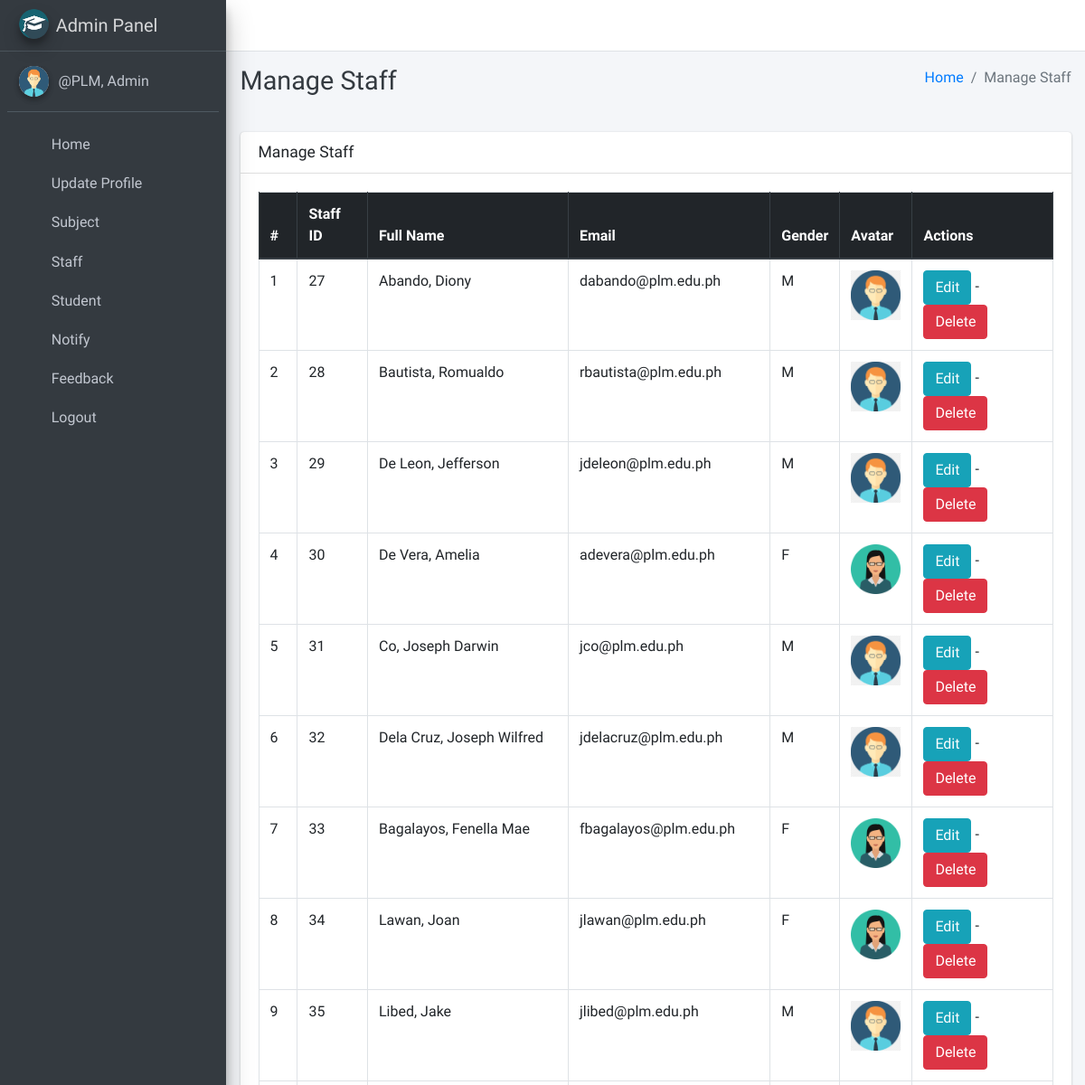
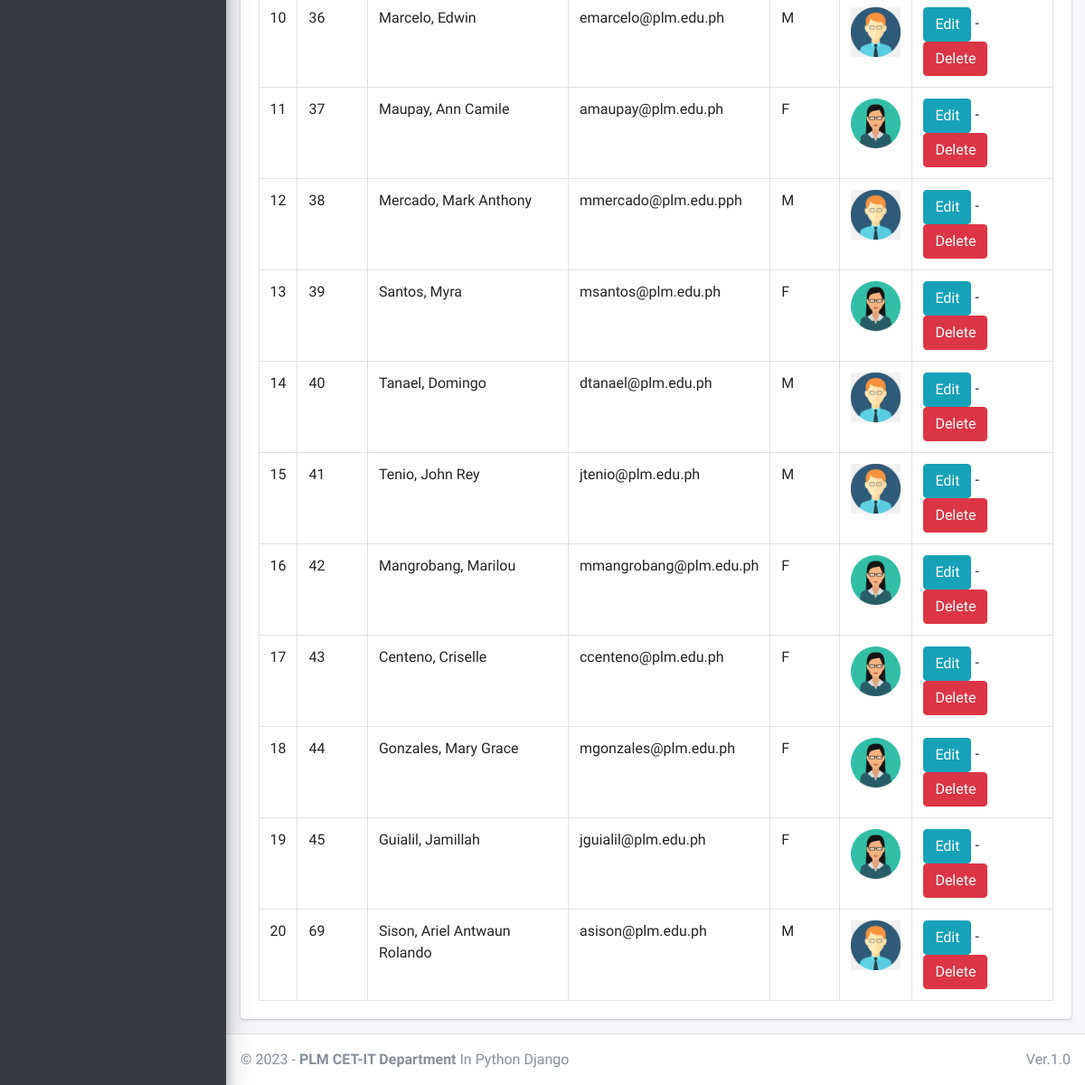
Page /staff/manage/ (signed in) on the committed database (2 pictures, top to bottom).
### main_app/models.py (models this page shows)
class CustomUser(AbstractUser):
    USER_TYPE = ((1, "HOD"), (2, "Staff"), (3, "Student"))
    GENDER = [("M", "Male"), ("F", "Female")]
    username = None  # Removed username, using email instead
    email = models.EmailField(unique=True)
    user_type = models.CharField(default=1, choices=USER_TYPE, max_length=1)
    gender = models.CharField(max_length=1, choices=GENDER)
    profile_pic = models.ImageField()
    address = models.TextField()
    fcm_token = models.TextField(default="")  # For firebase notifications
    created_at = models.DateTimeField(auto_now_add=True)
    updated_at = models.DateTimeField(auto_now=True)
    USERNAME_FIELD = "email"
    REQUIRED_FIELDS = []
    objects = CustomUserManager()
    def __str__(self):
        return self.last_name + ", " + self.first_name

### main_app/hod_views.py (the view)
# urls.py: path("staff/manage/", hod_views.manage_staff, name='manage_staff'),
def manage_staff(request):
    allStaff = CustomUser.objects.filter(user_type=2)
    context = {
        'allStaff': allStaff,
        'page_title': 'Manage Staff'
    }
    return render(request, "hod_template/manage_staff.html", context)

### main_app/templates/hod_template/manage_staff.html
{% extends 'main_app/base.html' %}
{% load static %}
{% block page_title %}{{page_title}}{% endblock page_title %}
{% block content %}
<section class="content">
    <div class="container-fluid">
        <div class="row">
            <div class="col-md-12">
                <div class="card">
                    <div class="card-header">
                        <h3 class="card-title">{{page_title}}</h3>
                    </div>
                    <div class="card-body">
                        <table id="example2" class="table table-bordered table-hover">
                            <thead class="thead-dark">
                                <tr>
                                    <th>#</th>
                                    <th>Staff ID</th>
                                    <th>Full Name</th>
                                    <th>Email</th>
                                    <th>Gender</th>
                                    <th>Avatar</th>
                                    <th>Actions</th>
                                </tr>
                            </thead>
                            <tbody>
                                {% for staff in allStaff %}
                                <tr>
                                    <td>{{ forloop.counter }}</td>
                                    <td>{{staff.id}}</td>
                                    <td>{{staff.last_name}}, {{staff.first_name}}</td>
                                    <td>{{staff.email}}</td>
                                    <td>{{staff.gender}}</td>
                                    <td>
                                        {% if staff.profile_pic == ""  %}
                                        No Image
                                        {% else %}
                                        <img class="img img-fluid mb-2" height="56" width="56"
                                            src="{{staff.profile_pic}}" alt="">
                                        {% endif %}
                                    </td>
                                    <td>
                                        <a href="{% url 'edit_staff' staff.id %}" class="btn btn-info">Edit</a> -
                                        <a href="{% url 'delete_staff' staff.id %}" class="btn btn-danger" onclick="return confirm('Are you sure about this ?')">Delete</a>
                                    </td>
                                </tr>
                                {% endfor %}
                            </tbody>
                        </table>
                    </div>
                </div>
            </div>
        </div>
    </div>
</section>
{% endblock content %}

### main_app/templates/main_app/sidebar_template.html (shortened to what this page needs)
{% load static %}
<aside class="main-sidebar sidebar-dark-info elevation-4">
    {% if request.user.user_type == '1' %}
    <a href="{% url 'admin_home' %}" class="brand-link">
        <img src="{% static 'dist/img/cmsl.png' %} " alt="AdminLTE Logo"
            class="brand-image img-circle elevation-3" >
        <span class="brand-text font-weight-light">Admin Panel</span>
    </a>
    <div class="sidebar">
        <div class="user-panel mt-3 pb-3 mb-3 d-flex">
            <div class="image">
                <img src="{{ request.user.profile_pic}}" class="img-circle elevation-2" alt="User Image">
            </div>
            <div class="info">
                <a href="#" class="d-block">{{user}}</a>
            </div>
        </div>
        <nav class="mt-2">
            <ul class="nav nav-pills nav-sidebar flex-column" data-widget="treeview" role="menu" data-accordion="false">
                <li class="nav-item">
                    {% url 'admin_home' as admin_home %}
                    <a href="{{admin_home}}" class="nav-link {% if admin_home == request.path %} active {% endif %}">
                        <i class="nav-icon fas fa-home"></i>
                        <p>
                            Home
                        </p>
                    </a>
                </li>
                <li class="nav-item">
                    {% url 'admin_view_profile' as admin_view_profile %}
                    <a href="{{admin_view_profile}}"
                        class="nav-link {% if admin_view_profile == request.path %} active {% endif %}">
                        <i class="nav-icon fas fa-address-card"></i>
                        <p>
                            Update Profile
                        </p>
                    </a>
                </li>
                <li class="nav-item has-treeview">
                    <a href="#" class="nav-link">
                        <i class="nav-icon fas fa-book"></i>
                        <p>
                            Subject
                            <i class="fas fa-angle-left right"></i>
                        </p>
                    </a>
                </li>
                <li class="nav-item has-treeview">
                    <a href="#" class="nav-link">
                        <i class="nav-icon fas fa-user-plus"></i>
                        <p>
                            Staff
                            <i class="fas fa-angle-left right"></i>
                        </p>
                    </a>
                </li>
                <li class="nav-item has-treeview">
                    <a href="#" class="nav-link">
                        <i class="nav-icon fas fa-user-plus"></i>
                        <p>
                            Student
                            <i class="fas fa-angle-left right"></i>
                        </p>
                    </a>
                        </li>
                 <li class="nav-item has-treeview">
                    <a href="#" class="nav-link">
                        <i class="nav-icon fas fa-bullhorn"></i>
                        <p>
                            Notify
                            <i class="fas fa-angle-left right"></i>
                        </p>
                    </a>
                </li>
                <li class="nav-item has-treeview">
                    <a href="#" class="nav-link">
                        <i class="nav-icon fas fa-comment-alt"></i>
                        <p>
                            Feedback
                            <i class="fas fa-angle-left right"></i>
                        </p>
                    </a>
                </li>
                                        {% endif %}
                                        <li class="nav-item">
                                            <a href="{% url 'user_logout' %}"
                                                onclick="return confirm('Your session would be terminated.\n\nProceed?')"
                                                class="nav-link">
                                                <i class="nav-icon fas fa-power-off"></i>
                                                <p>
                                                    Logout
                                                </p>
                                            </a>
                                        </li>
                                    </ul>
                                </nav>
                            </div>-->
    </div>

### rows in the picture
CustomUser: last_name+first_name "@PLM, Admin"
CustomUser: id "27", last_name "Abando", first_name "Diony", email "dabando@plm.edu.ph", gender "M"
CustomUser: id "28", last_name "Bautista", first_name "Romualdo", email "rbautista@plm.edu.ph", gender "M"
CustomUser: id "29", last_name "De Leon", first_name "Jefferson", email "jdeleon@plm.edu.ph", gender "M"
CustomUser: id "30", last_name "De Vera", first_name "Amelia", email "adevera@plm.edu.ph", gender "F"
CustomUser: id "31", last_name "Co", first_name "Joseph Darwin", email "jco@plm.edu.ph", gender "M"
CustomUser: id "32", last_name "Dela Cruz", first_name "Joseph Wilfred", email "jdelacruz@plm.edu.ph", gender "M"
CustomUser: id "33", last_name "Bagalayos", first_name "Fenella Mae", email "fbagalayos@plm.edu.ph", gender "F"
CustomUser: id "34", last_name "Lawan", first_name "Joan", email "jlawan@plm.edu.ph", gender "F"
CustomUser: id "35", last_name "Libed", first_name "Jake", email "jlibed@plm.edu.ph", gender "M"
CustomUser: id "36", last_name "Marcelo", first_name "Edwin", email "emarcelo@plm.edu.ph", gender "M"
CustomUser: id "37", last_name "Maupay", first_name "Ann Camile", email "amaupay@plm.edu.ph", gender "F"
CustomUser: id "38", last_name "Mercado", first_name "Mark Anthony", email "mmercado@plm.edu.pph", gender "M"
CustomUser: id "39", last_name "Santos", first_name "Myra", email "msantos@plm.edu.ph", gender "F"
CustomUser: id "40", last_name "Tanael", first_name "Domingo", email "dtanael@plm.edu.ph", gender "M"
CustomUser: id "41", last_name "Tenio", first_name "John Rey", email "jtenio@plm.edu.ph", gender "M"
CustomUser: id "42", last_name "Mangrobang", first_name "Marilou", email "mmangrobang@plm.edu.ph", gender "F"
CustomUser: id "43", last_name "Centeno", first_name "Criselle", email "ccenteno@plm.edu.ph", gender "F"
CustomUser: id "44", last_name "Gonzales", first_name "Mary Grace", email "mgonzales@plm.edu.ph", gender "F"
CustomUser: id "45", last_name "Guialil", first_name "Jamillah", email "jguialil@plm.edu.ph", gender "F"
CustomUser: id "69", last_name "Sison", first_name "Ariel Antwaun Rolando", email "asison@plm.edu.ph", gender "M"

### other values in the picture
{{ page_title }} "Manage Staff"
